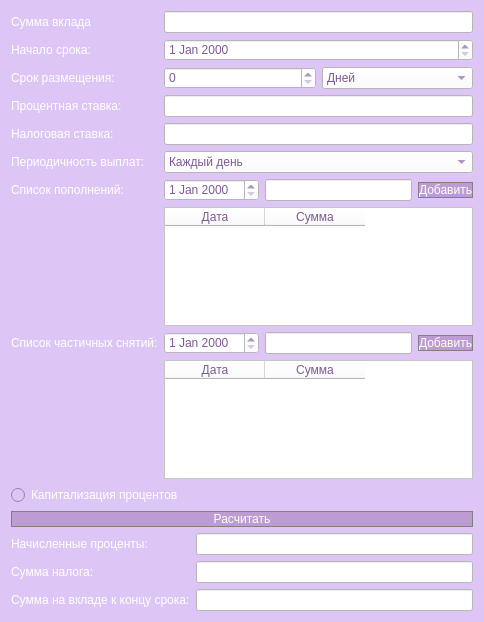
<?xml version="1.0" encoding="UTF-8"?>
<ui version="4.0">
 <class>DepositWindow</class>
 <widget class="QDialog" name="DepositWindow">
  <property name="geometry">
   <rect>
    <x>0</x>
    <y>0</y>
    <width>484</width>
    <height>622</height>
   </rect>
  </property>
  <property name="windowTitle">
   <string>Dialog</string>
  </property>
  <property name="styleSheet">
   <string notr="true">background-color: #ddc6f5;</string>
  </property>
  <layout class="QGridLayout" name="gridLayout_2">
   <item row="0" column="0">
    <layout class="QGridLayout" name="gridLayout">
     <item row="9" column="2">
      <layout class="QHBoxLayout" name="horizontalLayout_6">
       <item>
        <widget class="QDateEdit" name="date_withdrawal">
         <property name="styleSheet">
          <string notr="true">color: rgb(126, 90, 148);
background-color: white;</string>
         </property>
        </widget>
       </item>
       <item>
        <widget class="QLineEdit" name="withdrawal">
         <property name="styleSheet">
          <string notr="true">color: rgb(126, 90, 148);
background-color: white;</string>
         </property>
        </widget>
       </item>
       <item>
        <widget class="QPushButton" name="add_withdrawal">
         <property name="styleSheet">
          <string notr="true">QPushButton {
  background-color: rgb(189, 156, 209);
  color: white; 
  border: 1px solid gray;
font: 14pt &quot;Comic Sans MS&quot;;
}

QPushButton:pressed {
    background-color: qlineargradient(x1: 0, y1: 0, x2: 0, y2: 1,
                                      stop: 0 #dadbde, stop: 1 #f6f7fa);
}</string>
         </property>
         <property name="text">
          <string>Добавить</string>
         </property>
        </widget>
       </item>
      </layout>
     </item>
     <item row="9" column="0">
      <widget class="QLabel" name="label_7">
       <property name="styleSheet">
        <string notr="true">color: white;
font: 14pt &quot;Comic Sans MS&quot;;</string>
       </property>
       <property name="text">
        <string>Список частичных снятий:</string>
       </property>
      </widget>
     </item>
     <item row="7" column="0">
      <widget class="QLabel" name="label_6">
       <property name="toolTip">
        <string extracomment="Путь к ssp файлу"/>
       </property>
       <property name="styleSheet">
        <string notr="true">color: white;
font: 14pt &quot;Comic Sans MS&quot;;</string>
       </property>
       <property name="text">
        <string>Список пополнений:</string>
       </property>
      </widget>
     </item>
     <item row="4" column="0">
      <widget class="QLabel" name="label_4">
       <property name="styleSheet">
        <string notr="true">color: white;
font: 14pt &quot;Comic Sans MS&quot;;</string>
       </property>
       <property name="text">
        <string>Налоговая ставка:</string>
       </property>
      </widget>
     </item>
     <item row="5" column="0">
      <widget class="QLabel" name="label_5">
       <property name="styleSheet">
        <string notr="true">color: white;
font: 14pt &quot;Comic Sans MS&quot;;</string>
       </property>
       <property name="text">
        <string>Периодичность выплат:</string>
       </property>
      </widget>
     </item>
     <item row="1" column="2">
      <widget class="QDateEdit" name="start_date">
       <property name="styleSheet">
        <string notr="true">color: rgb(126, 90, 148);
background-color: white; </string>
       </property>
      </widget>
     </item>
     <item row="3" column="2">
      <widget class="QLineEdit" name="interest_rate">
       <property name="styleSheet">
        <string notr="true">color: rgb(126, 90, 148);
background-color: white;</string>
       </property>
      </widget>
     </item>
     <item row="2" column="2">
      <layout class="QHBoxLayout" name="horizontalLayout">
       <item>
        <widget class="QSpinBox" name="deposit_term">
         <property name="styleSheet">
          <string>color: rgb(126, 90, 148);
background-color: white;</string>
         </property>
         <property name="maximum">
          <number>10000</number>
         </property>
        </widget>
       </item>
       <item>
        <widget class="QComboBox" name="type_term">
         <property name="styleSheet">
          <string notr="true">background-color: white;
color: rgb(126, 90, 148);</string>
         </property>
         <item>
          <property name="text">
           <string>Дней</string>
          </property>
         </item>
         <item>
          <property name="text">
           <string>Месяцев</string>
          </property>
         </item>
         <item>
          <property name="text">
           <string>Лет</string>
          </property>
         </item>
        </widget>
       </item>
      </layout>
     </item>
     <item row="1" column="0">
      <widget class="QLabel" name="label_11">
       <property name="styleSheet">
        <string notr="true">color: white;
font: 14pt &quot;Comic Sans MS&quot;;</string>
       </property>
       <property name="text">
        <string>Начало срока:</string>
       </property>
      </widget>
     </item>
     <item row="7" column="2">
      <layout class="QHBoxLayout" name="horizontalLayout_5">
       <item>
        <widget class="QDateEdit" name="date_replenishment">
         <property name="styleSheet">
          <string notr="true">color: rgb(126, 90, 148);
background-color: white;</string>
         </property>
        </widget>
       </item>
       <item>
        <widget class="QLineEdit" name="replenishment">
         <property name="styleSheet">
          <string notr="true">color: rgb(126, 90, 148);
background-color: white;</string>
         </property>
        </widget>
       </item>
       <item>
        <widget class="QPushButton" name="add_replenishment">
         <property name="styleSheet">
          <string notr="true">QPushButton {
  background-color: rgb(189, 156, 209);
  color: white; 
  border: 1px solid gray;
font: 14pt &quot;Comic Sans MS&quot;;
}

QPushButton:pressed {
    background-color: qlineargradient(x1: 0, y1: 0, x2: 0, y2: 1,
                                      stop: 0 #dadbde, stop: 1 #f6f7fa);
}</string>
         </property>
         <property name="text">
          <string>Добавить</string>
         </property>
        </widget>
       </item>
      </layout>
     </item>
     <item row="8" column="2">
      <widget class="QTableWidget" name="replenishments">
       <property name="styleSheet">
        <string notr="true">color: rgb(126, 90, 148);
background-color: white;</string>
       </property>
       <column>
        <property name="text">
         <string>Дата</string>
        </property>
       </column>
       <column>
        <property name="text">
         <string>Сумма</string>
        </property>
       </column>
      </widget>
     </item>
     <item row="5" column="2">
      <widget class="QComboBox" name="payment_periodicity_type">
       <property name="styleSheet">
        <string notr="true">background-color: white;
color: rgb(126, 90, 148);</string>
       </property>
       <item>
        <property name="text">
         <string>Каждый день</string>
        </property>
       </item>
       <item>
        <property name="text">
         <string>Каждую неделю</string>
        </property>
       </item>
       <item>
        <property name="text">
         <string>Раз в месяц</string>
        </property>
       </item>
       <item>
        <property name="text">
         <string>Раз в квартал</string>
        </property>
       </item>
       <item>
        <property name="text">
         <string>Раз в полгода</string>
        </property>
       </item>
       <item>
        <property name="text">
         <string>Раз в год</string>
        </property>
       </item>
       <item>
        <property name="text">
         <string>В конце срока</string>
        </property>
       </item>
      </widget>
     </item>
     <item row="0" column="0">
      <widget class="QLabel" name="label">
       <property name="styleSheet">
        <string notr="true">color: white;
font: 14pt &quot;Comic Sans MS&quot;;</string>
       </property>
       <property name="text">
        <string>Сумма вклада</string>
       </property>
      </widget>
     </item>
     <item row="0" column="2">
      <widget class="QLineEdit" name="deposit_amount">
       <property name="styleSheet">
        <string notr="true">color: rgb(126, 90, 148);
background-color: white;</string>
       </property>
      </widget>
     </item>
     <item row="3" column="0">
      <widget class="QLabel" name="label_3">
       <property name="styleSheet">
        <string notr="true">color: white;
font: 14pt &quot;Comic Sans MS&quot;;</string>
       </property>
       <property name="text">
        <string>Процентная ставка:</string>
       </property>
      </widget>
     </item>
     <item row="4" column="2">
      <widget class="QLineEdit" name="tax_rate">
       <property name="styleSheet">
        <string notr="true">color: rgb(126, 90, 148);
background-color: white;</string>
       </property>
      </widget>
     </item>
     <item row="2" column="0">
      <widget class="QLabel" name="label_2">
       <property name="styleSheet">
        <string notr="true">color: white;
font: 14pt &quot;Comic Sans MS&quot;;</string>
       </property>
       <property name="text">
        <string>Срок размещения:</string>
       </property>
      </widget>
     </item>
     <item row="10" column="2">
      <widget class="QTableWidget" name="withdrawals">
       <property name="styleSheet">
        <string notr="true">color: rgb(126, 90, 148);
background-color: white;</string>
       </property>
       <column>
        <property name="text">
         <string>Дата</string>
        </property>
       </column>
       <column>
        <property name="text">
         <string>Сумма</string>
        </property>
       </column>
      </widget>
     </item>
    </layout>
   </item>
   <item row="2" column="0">
    <widget class="QRadioButton" name="capitalization">
     <property name="styleSheet">
      <string notr="true">color: white;
font: 14pt &quot;Comic Sans MS&quot;;</string>
     </property>
     <property name="text">
      <string>Капитализация процентов</string>
     </property>
    </widget>
   </item>
   <item row="5" column="0">
    <widget class="QPushButton" name="button_calculate">
     <property name="styleSheet">
      <string notr="true">QPushButton {
  background-color: rgb(189, 156, 209);
  color: white; 
  border: 1px solid gray;
font: 14pt &quot;Comic Sans MS&quot;;
}

QPushButton:pressed {
    background-color: qlineargradient(x1: 0, y1: 0, x2: 0, y2: 1,
                                      stop: 0 #dadbde, stop: 1 #f6f7fa);
}</string>
     </property>
     <property name="text">
      <string>Расчитать</string>
     </property>
    </widget>
   </item>
   <item row="6" column="0">
    <layout class="QGridLayout" name="gridLayout_3">
     <item row="3" column="1">
      <widget class="QLineEdit" name="deposit_amount_by_end">
       <property name="styleSheet">
        <string notr="true">color: rgb(126, 90, 148);
background-color: white;</string>
       </property>
       <property name="text">
        <string/>
       </property>
      </widget>
     </item>
     <item row="0" column="0">
      <widget class="QLabel" name="label_8">
       <property name="styleSheet">
        <string notr="true">color: white;
font: 14pt &quot;Comic Sans MS&quot;;</string>
       </property>
       <property name="text">
        <string>Начисленные проценты:</string>
       </property>
      </widget>
     </item>
     <item row="2" column="1">
      <widget class="QLineEdit" name="tax_amount">
       <property name="styleSheet">
        <string notr="true">color: rgb(126, 90, 148);
background-color: white;</string>
       </property>
      </widget>
     </item>
     <item row="2" column="0">
      <widget class="QLabel" name="label_9">
       <property name="styleSheet">
        <string notr="true">color: white;
font: 14pt &quot;Comic Sans MS&quot;;</string>
       </property>
       <property name="text">
        <string>Сумма налога:</string>
       </property>
      </widget>
     </item>
     <item row="3" column="0">
      <widget class="QLabel" name="label_10">
       <property name="styleSheet">
        <string notr="true">color: white;
font: 14pt &quot;Comic Sans MS&quot;;</string>
       </property>
       <property name="text">
        <string>Сумма на вкладе к концу срока:</string>
       </property>
      </widget>
     </item>
     <item row="0" column="1">
      <widget class="QLineEdit" name="accrued_interest">
       <property name="styleSheet">
        <string notr="true">color: rgb(126, 90, 148);
background-color: white;</string>
       </property>
      </widget>
     </item>
    </layout>
   </item>
  </layout>
 </widget>
 <resources/>
 <connections/>
</ui>
